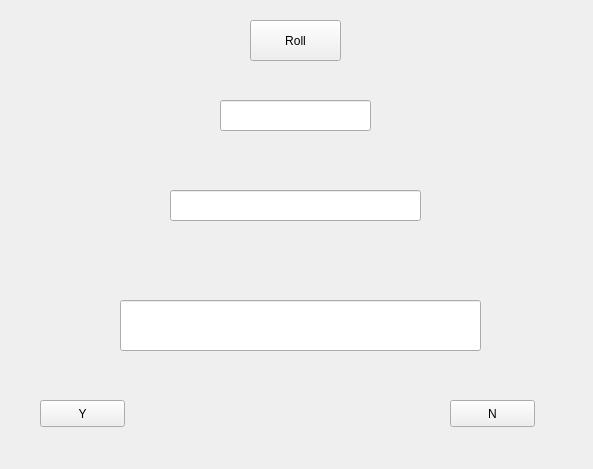
<?xml version="1.0" encoding="UTF-8"?>
<ui version="4.0">
 <class>Form</class>
 <widget class="QWidget" name="Form">
  <property name="geometry">
   <rect>
    <x>0</x>
    <y>0</y>
    <width>593</width>
    <height>469</height>
   </rect>
  </property>
  <property name="windowTitle">
   <string>Ktj Dice</string>
  </property>
  <widget class="QPushButton" name="pushButton">
   <property name="geometry">
    <rect>
     <x>250</x>
     <y>20</y>
     <width>91</width>
     <height>41</height>
    </rect>
   </property>
   <property name="text">
    <string>Roll</string>
   </property>
  </widget>
  <widget class="QPushButton" name="pushButton_2">
   <property name="geometry">
    <rect>
     <x>40</x>
     <y>400</y>
     <width>85</width>
     <height>27</height>
    </rect>
   </property>
   <property name="text">
    <string>Y</string>
   </property>
  </widget>
  <widget class="QPushButton" name="pushButton_3">
   <property name="geometry">
    <rect>
     <x>450</x>
     <y>400</y>
     <width>85</width>
     <height>27</height>
    </rect>
   </property>
   <property name="text">
    <string>N</string>
   </property>
  </widget>
  <widget class="QLineEdit" name="lineEdit_2">
   <property name="geometry">
    <rect>
     <x>220</x>
     <y>100</y>
     <width>151</width>
     <height>31</height>
    </rect>
   </property>
  </widget>
  <widget class="QLineEdit" name="lineEdit">
   <property name="geometry">
    <rect>
     <x>170</x>
     <y>190</y>
     <width>251</width>
     <height>31</height>
    </rect>
   </property>
  </widget>
  <widget class="QLineEdit" name="lineEdit_3">
   <property name="geometry">
    <rect>
     <x>120</x>
     <y>300</y>
     <width>361</width>
     <height>51</height>
    </rect>
   </property>
  </widget>
 </widget>
 <resources/>
 <connections/>
</ui>
